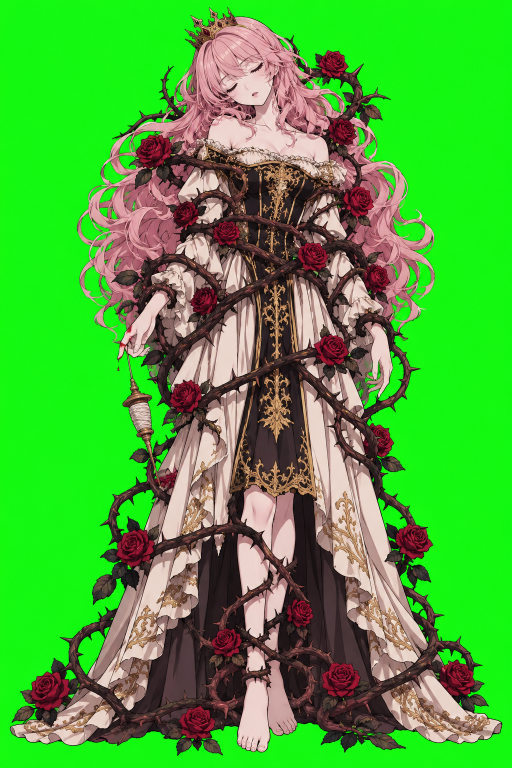
#> input picture art-src/briar_day.png, 1024 x 1536 px (shown at 1/2 size); its folder holds only this picture in this run
$ python key.py
#> lines starting #> are read from the running program, lines starting #| are printed output that depends on the picture; after the words box and inside, x2 and y2 are one past the last pixel; in counts of white or black regions, pixels touching at a corner belong together
# Chroma-keys the green-screen character art into trimmed transparent WebP standees.
import sys, glob, os
import numpy as np
from PIL import Image
from scipy import ndimage
out = 'public/art'
for path in sorted(glob.glob('art-src/*_*.png')):
    im = np.asarray(Image.open(path).convert('RGB')).astype(np.float32) / 255
    r, g, b = im[..., 0], im[..., 1], im[..., 2]
    spill = g - np.maximum(r, b)
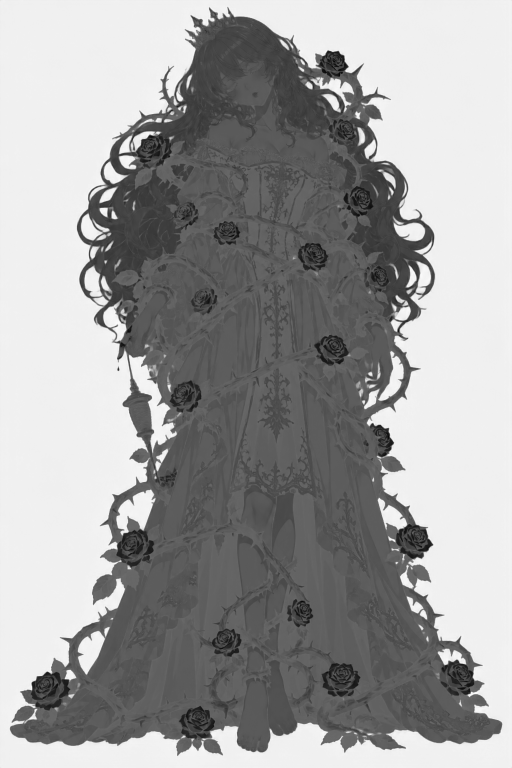
#> spill: shape (1536, 1024) float32 (shown at 1/2 size); min -0.698, max 0.996, mean 0.362; drawn with min black and max white
    alpha = 1 - np.clip((spill - 0.12) / 0.38, 0, 1)
    # keep only what connects to the figure: drop stray specks
    solid = alpha > 0.5
#> solid: shape (1536, 1024) bool; 52.1% white; 133 black regions (28 under 20 px), largest, box (x1, y1, x2, y2) and area: (0, 0, 1024, 1536) 711356, (258, 710, 354, 906) 6040, (233, 979, 311, 1071) 3852
    lab, n = ndimage.label(solid)
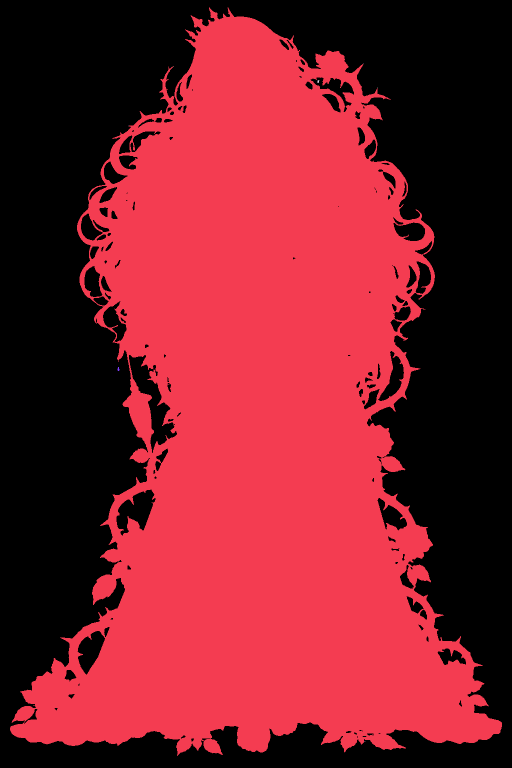
#> lab: shape (1536, 1024) int32 (shown at 1/2 size); 10 distinct labels, from 0 to 9; one colour per label, 0 black
#> n = 9
    if n > 1:
        sizes = ndimage.sum(solid, lab, range(1, n + 1))
#> sizes = [818897, 1, 1, 16, 1, 1, 23, 1, 3]
        keep = np.isin(lab, 1 + np.flatnonzero(sizes > 400))
#> keep: shape (1536, 1024) bool; 52.1% white; 133 black regions (28 under 20 px), largest, box (x1, y1, x2, y2) and area: (0, 0, 1024, 1536) 711386, (258, 710, 354, 906) 6040, (233, 979, 311, 1071) 3852
        alpha = np.where(keep | (ndimage.binary_dilation(keep, iterations=3) & (alpha > 0)), alpha, 0)
    alpha = ndimage.gaussian_filter(alpha, 0.6)
    g2 = np.where(spill > 0, np.maximum(r, b), g)  # despill
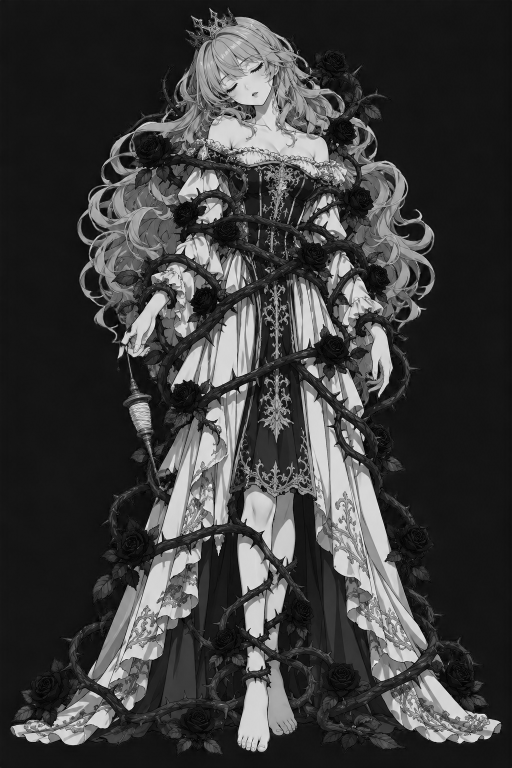
#> g2: shape (1536, 1024) float32 (shown at 1/2 size); min 0, max 1, mean 0.236
    rgba = np.dstack([r, g2, b, alpha])
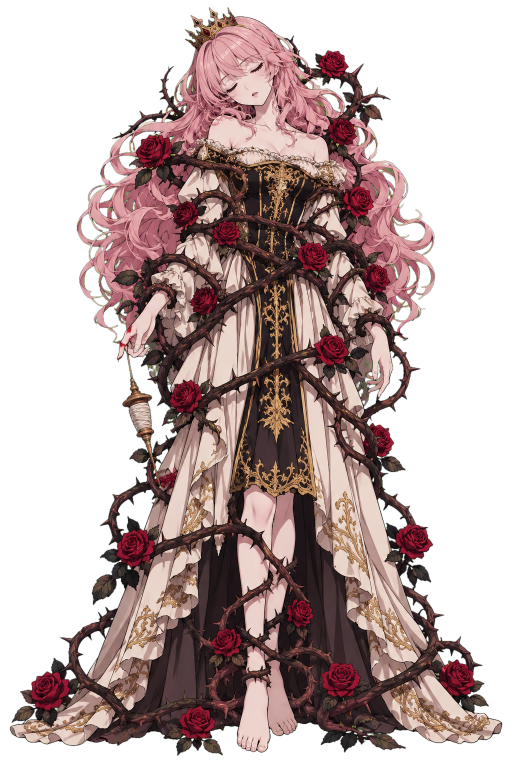
#> rgba: shape (1536, 1024, 4) float32 (shown at 1/2 size); mean of channels 0, 1, 2, 3 0.305, 0.237, 0.224, 0.52; transparent parts drawn white
    ys, xs = np.nonzero(alpha > 0.05)
    y0, y1, x0, x1 = ys.min(), ys.max() + 1, xs.min(), xs.max() + 1
#> y0 = 14; y1 = 1513; x0 = 19; x1 = 1005
    pad = 12
    y0, x0 = max(0, y0 - pad), max(0, x0 - pad)
#> y0 = 2; x0 = 7
    y1, x1 = min(im.shape[0], y1 + pad), min(im.shape[1], x1 + pad)
#> y1 = 1525; x1 = 1017
    res = Image.fromarray((rgba[y0:y1, x0:x1] * 255).astype(np.uint8), 'RGBA')
    name = os.path.splitext(os.path.basename(path))[0]
    big = res.copy(); big.thumbnail((900, 1200), Image.LANCZOS)
    big.save(f'{out}/{name}.webp', quality=86, method=6)
    # board standee: small, with a die-cut sticker outline (ink by day, bone by night)
    small = res.copy(); small.thumbnail((480, 640), Image.LANCZOS)
    m = 10
    canvas = Image.new('RGBA', (small.width + 2 * m, small.height + 2 * m), (0, 0, 0, 0))
#> canvas: PIL image 444x660 RGBA; every value is 0
    canvas.paste(small, (m, m))
    a = np.asarray(canvas)[..., 3] > 90
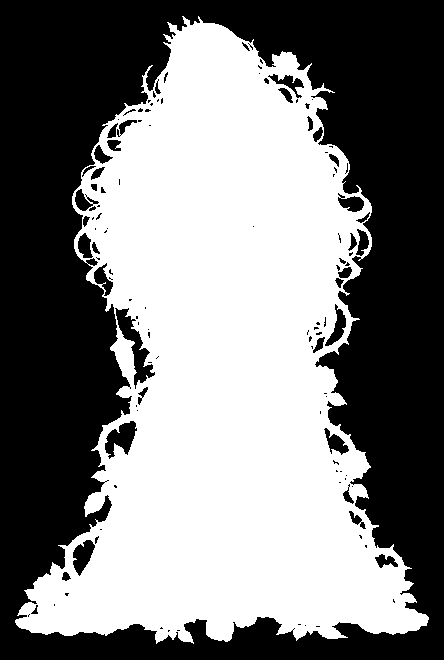
#> a: shape (660, 444) bool; 49.7% white; 1 white region, box (x1, y1, x2, y2) and area: (15, 16, 429, 644) 145517
    ring = ndimage.binary_dilation(a, iterations=6)
#> ring: shape (660, 444) bool; 57% white; 13 black regions (10 under 20 px), largest, box (x1, y1, x2, y2) and area: (0, 0, 444, 660) 125815, (112, 429, 130, 444) 88, (79, 549, 88, 565) 57
    edge = ndimage.gaussian_filter(ring.astype(np.float32), 0.8)
    colour = (26, 14, 20) if name.endswith('day') else (240, 230, 214)
    under = np.zeros((*a.shape, 4), np.uint8); under[..., :3] = colour; under[..., 3] = (edge * 255).astype(np.uint8)
#> after `under[..., 3] = (edge * 255).astype(np.uint8)`:
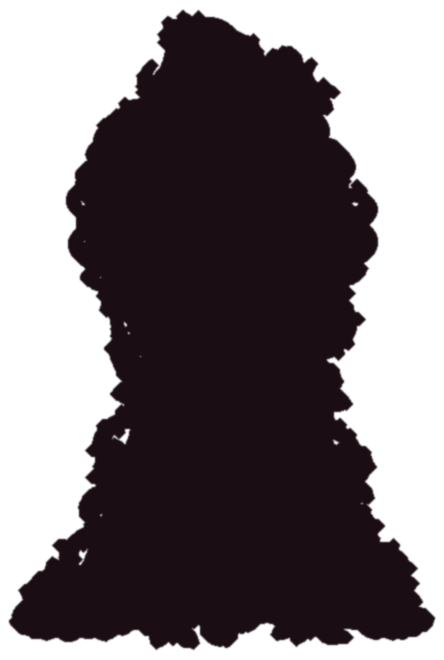
#> under: shape (660, 444, 4); mean of channels 0, 1, 2, 3 26, 14, 20, 145.3; transparent parts drawn white
    sticker = Image.alpha_composite(Image.fromarray(under, 'RGBA'), canvas)
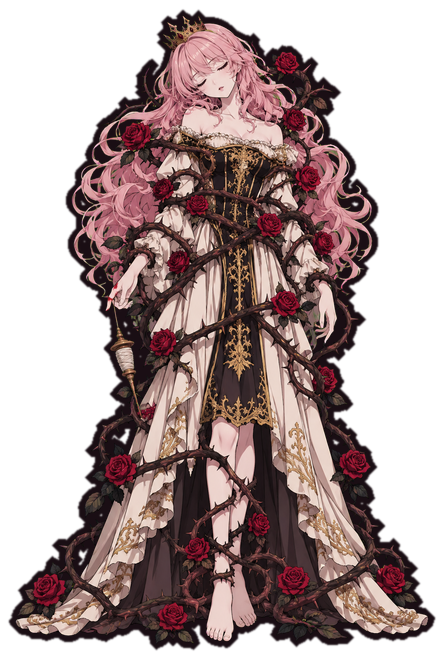
#> sticker: PIL image 444x660 RGBA; mean R, G, B, A 77.6, 55.1, 56.7, 145.3; transparent parts drawn white
    sticker.save(f'{out}/s_{name}.webp', quality=84, method=6)
    print(name, big.size, sticker.size)
#| briar_day (796, 1200) (444, 660)
